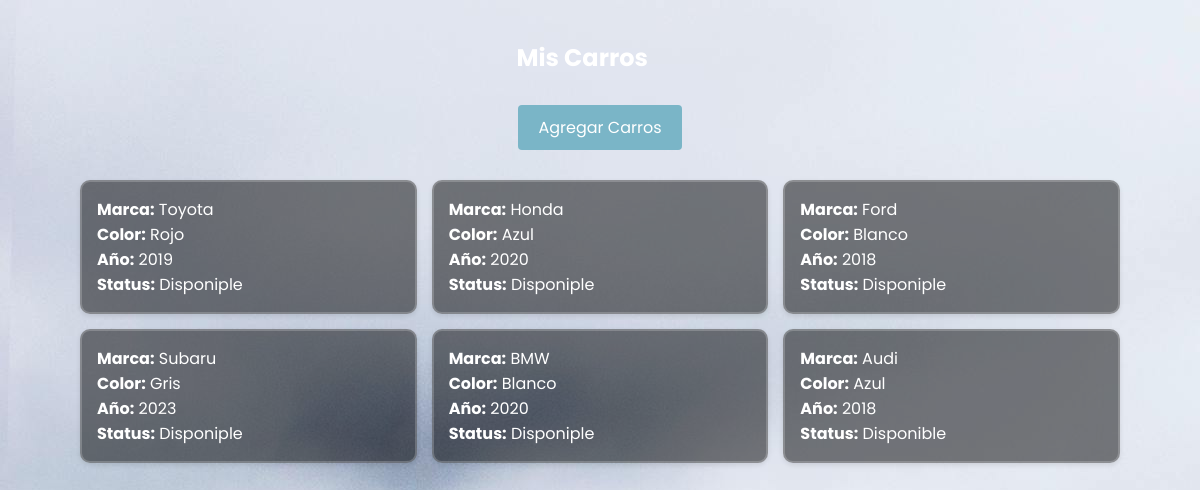
The app's page /App/Seller/SellerCars.php?id=1 with its own data.
### tables this page shows
CREATE TABLE Car(
    ID_Car INT,
    ID_Seller INT,
    Plate VARCHAR(255),
    Brand VARCHAR(255),
    Model VARCHAR(255),
    Year INT,
    Color VARCHAR(255),
    Doors INT,
    Cc INT,
    Transmission VARCHAR(255),
    Fuel_Type VARCHAR(255),
    Used VARCHAR(255),
    Kilometers LONG,
    Image VARCHAR(255),
    Price LONG,
    status VARCHAR(255)
);

### App/Service/CarService.php (called while the page is built, shortened)
<?php
require_once __DIR__ . '/../Connection.php';
require_once __DIR__ . '/../Entity/Car.php';
class CarService implements CarRepository
{
    private $conn;
    public function __construct()
    {
        $db = new Connection();
        $this->conn = $db->connect();
    }
    private function createCarFromRow(array $row): Car
    {
        return new Car(
            $row['ID_Seller'],
            $row['Plate'],
            $row['Brand'],
            $row['Model'],
            $row['Year'],
            $row['Color'],
            $row['Doors'],
            $row['Cc'],
            $row['Transmission'],
            $row['Fuel_Type'],
            $row['Used'],
            $row['Kilometers'],
            $row['Image'],
            $row['Price'],
            $row['status']
        );
    }
    public function findBySellerId(int $id): array|null
    {
        $query = "SELECT * FROM Car WHERE ID_Seller = ?";
        $stmt = $this->conn->prepare($query);
        $stmt->execute([$id]);
        $cars = [];
        while ($row = $stmt->fetch(PDO::FETCH_ASSOC)) {
            $cars[] = $this->createCarFromRow($row);
        }
        return $cars;
    }
}
?>

### App/Connection.php (called while the page is built)
<?php
class Connection {
    private $host = "localhost:3306";
    private $bd = "AutoVentaDB";
    private $usuario = "root";
    private $clave = "1936";
    function connect() {
        try {
            $connection = new PDO("mysql:host=" . $this->host . ";dbname=" . $this->bd . ";charset=utf8", $this->usuario, $this->clave);
            $connection->setAttribute(PDO::ATTR_ERRMODE, PDO::ERRMODE_EXCEPTION);
            return $connection;
        } catch (PDOException $error) {
            echo 'Error conexion: ' . $error->getMessage();
            exit;
        }
    }
}
?>

### App/Entity/Car.php (called while the page is built, shortened)
<?php
class Car {
    private $brand;
    private $year;
    private $color;
    private $status;
    public function __construct($sellerId, $plate, $brand, $model, $year, $color, $doors, $cc, $transmission, $fuelType, $used, $kilometers, $image, $price, $status) {
        $this->brand = $brand;
        $this->year = $year;
        $this->color = $color;
        $this->status = $status;
    }
    public function getBrand() {
        return $this->brand;
    }
    public function getYear() {
        return $this->year;
    }
    public function getColor() {
        return $this->color;
    }
    public function getStatus() {
        return $this->status;
    }
}
?>

### App/Seller/SellerCars.php (the view, shortened to what this page needs)
<?php
require_once "../Service/CarService.php";
if (isset($_GET['id'])) {
    $sellerId = intval(htmlspecialchars($_GET['id']));
    $carService = new CarService();
    $cars = $carService->findBySellerId($sellerId);
} else {
    $cars = [];
}
?>
<!DOCTYPE html>
<html lang="es">
<head>
    <link rel="stylesheet" href="../css/style-sellercars.css" />
</head>
<body>
    <div class="header">
        <h2>Mis Carros</h2>
        <a href="./SellerAddCar.php?id=<?php echo $sellerId; ?>" class="button">Agregar Carros</a>
    </div>
    <div class="card-container">
        <div class="grid-container">
            <?php if ($cars): ?>
                <?php foreach ($cars as $car): ?>
                    <div class="card">
                        <div class="card-header" onclick="toggleDetails(this)">
                            <strong>Marca:</strong> <?php echo $car->getBrand(); ?> <br>
                            <strong>Color:</strong> <?php echo $car->getColor(); ?> <br>
                            <strong>Año:</strong> <?php echo $car->getYear(); ?> <br>
                            <strong>Status:</strong> <?php echo $car->getStatus(); ?> <br>
                        </div>
                    </div>
                <?php endforeach; ?>
            <?php else: ?>
                <p>No se encontraron carros para este vendedor.</p>
            <?php endif; ?>
        </div>
    </div>
</body>
</html>

### App/css/style-sellercars.css (style rules this page uses)
body { background: url('../img/sellerview.jpg') ; display: flex; flex-direction: column; align-items: center; height: 100vh; margin: 0; color: #ffffff; font-family: "Poppins", sans-serif; }
.header { margin-top: 20px; }
.header a[href] { background-color: #7ab5c7; border: none; color: white; padding: 10px 20px; text-align: center; text-decoration: none; display: inline-block; font-size: 16px; margin: 10px 2px; cursor: pointer; border-radius: 4px; }
.card-container { width: 90%; max-width: 1200px; }
.grid-container { display: grid; grid-template-columns: repeat(auto-fill, minmax(250px, 1fr)); gap: 15px; padding: 20px; }
.card { background: rgba(0, 0, 0, 0.5); border: 2px solid rgba(255, 255, 255, 0.2); border-radius: 10px; padding: 15px; box-shadow: 0 2px 5px rgba(0, 0, 0, 0.1); transition: all 0.3s ease; color: #ffffff; overflow: hidden; }
.card-header { cursor: pointer; }

### records on screen
car: Brand "Toyota", Color "Rojo", Year "2019", status "Disponiple"
car: Brand "Honda", Color "Azul", Year "2020", status "Disponiple"
car: Brand "Ford", Color "Blanco", Year "2018", status "Disponiple"
car: Brand "Subaru", Color "Gris", Year "2023", status "Disponiple"
car: Brand "BMW", Color "Blanco", Year "2020", status "Disponiple"
car: Brand "Audi", Color "Azul", Year "2018", status "Disponible"
